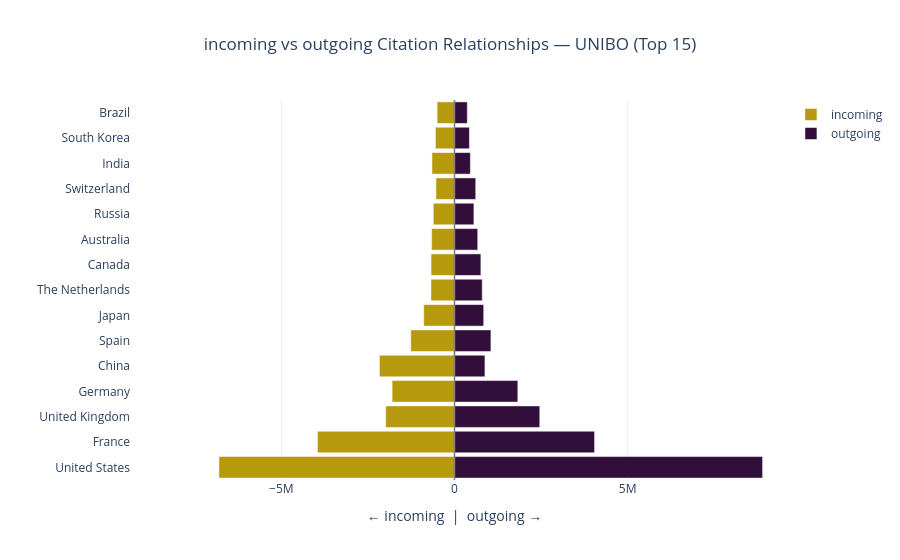

Notebook code for this chart:
### Markdown cell above
## 4. Diverging Bar Chart — Inbound vs Outbound

To understand whether a university is a net "producer" or "consumer" of citations with specific countries, we use diverging bar charts. Inbound citations (how much a country cites the institution) extend to the left, while outbound citations (how much the institution cites that country) extend to the right.

### Code cell
top15_wide = unibo_wide.head(15).copy()

# Define the order: ascending 
country_order = (top15_wide.sort_values("total", ascending=True)["country_name"].tolist())

# Build long format for diverging chart
incoming_long = top15_wide[["country_name", "incoming_count"]].copy()
incoming_long["direction"] = "incoming"
incoming_long["value"]     = -incoming_long["incoming_count"]
incoming_long["count"]     = incoming_long["incoming_count"]

outgoing_long = top15_wide[["country_name", "outgoing_count"]].copy()
outgoing_long["direction"] = "outgoing"
outgoing_long["value"]     = outgoing_long["outgoing_count"]
outgoing_long["count"]     = outgoing_long["outgoing_count"]

diverging_df = pd.concat([
    incoming_long[["country_name", "direction", "value", "count"]],
    outgoing_long[["country_name", "direction", "value", "count"]]
])

max_val = diverging_df["value"].abs().max()

fig = px.bar(
    diverging_df,
    x="value", y="country_name",
    color="direction",
    orientation="h",
    custom_data=["count", "direction"],
    color_discrete_map=DIR_COLORS,
    title="incoming vs outgoing Citation Relationships — UNIBO (Top 15)",
    labels={"value": "← incoming  |  outgoing →", "country_name": ""},
    template="plotly_white",
    height=560,
    category_orders={"country_name": country_order} 
)
fig.update_traces(
    hovertemplate="<b>%{y}</b><br>Citations: %{customdata[0]:,.0f}<br>Direction: %{customdata[1]}<extra></extra>"
)
fig.update_xaxes(range=[-max_val * 1.05, max_val * 1.05])
fig.update_layout(title_x=0.5, bargap=0.15, legend_title_text="")
fig.add_vline(x=0, line_width=1.5, line_color="gray")
fig.show()

### Figure 1 — Plotly figure (JSON) as saved in the notebook; plotly's stock layout.template omitted (floating-point values rounded to 4 significant figures)
{"data": [{"customdata": [[6800261, "incoming"], [3956305, "incoming"], [1986678, "incoming"], [1801165, "incoming"], [2167251, "incoming"], [1262588, "incoming"], [889572, "incoming"], [679657, "incoming"], [676387, "incoming"], [661316, "incoming"], [612433, "incoming"], [536670, "incoming"], [650901, "incoming"], [550731, "incoming"], [502766, "incoming"]], "hovertemplate": "<b>%{y}</b><br>Citations: %{customdata[0]:,.0f}<br>Direction: %{customdata[1]}<extra></extra>", "legendgroup": "incoming", "marker": {"color": "#B7990D", "pattern": {"shape": ""}}, "name": "incoming", "orientation": "h", "showlegend": true, "textposition": "auto", "type": "bar", "x": [-6800000.0, -3956000.0, -1987000.0, -1801000.0, -2167000.0, -1263000.0, -889600.0, -679700.0, -676400.0, -661300.0, -612400.0, -536700.0, -650900.0, -550700.0, -502800.0], "xaxis": "x", "y": ["United States", "France", "United Kingdom", "Germany", "China", "Spain", "Japan", "The Netherlands", "Canada", "Australia", "Russia", "Switzerland", "India", "South Korea", "Brazil"], "yaxis": "y"}, {"customdata": [[8894677, "outgoing"], [4043901, "outgoing"], [2461117, "outgoing"], [1828283, "outgoing"], [878920, "outgoing"], [1051307, "outgoing"], [842595, "outgoing"], [800205, "outgoing"], [761331, "outgoing"], [670465, "outgoing"], [560408, "outgoing"], [612458, "outgoing"], [458590, "outgoing"], [430359, "outgoing"], [369411, "outgoing"]], "hovertemplate": "<b>%{y}</b><br>Citations: %{customdata[0]:,.0f}<br>Direction: %{customdata[1]}<extra></extra>", "legendgroup": "outgoing", "marker": {"color": "#320E3B", "pattern": {"shape": ""}}, "name": "outgoing", "orientation": "h", "showlegend": true, "textposition": "auto", "type": "bar", "x": [8895000.0, 4044000.0, 2461000.0, 1828000.0, 878900.0, 1051000.0, 842600.0, 800200.0, 761300.0, 670500.0, 560400.0, 612500.0, 458600.0, 430400.0, 369400.0], "xaxis": "x", "y": ["United States", "France", "United Kingdom", "Germany", "China", "Spain", "Japan", "The Netherlands", "Canada", "Australia", "Russia", "Switzerland", "India", "South Korea", "Brazil"], "yaxis": "y"}], "layout": {"bargap": 0.15, "barmode": "relative", "height": 560, "legend": {"title": {"text": ""}, "tracegroupgap": 0}, "shapes": [{"line": {"color": "gray", "width": 1.5}, "type": "line", "x0": 0, "x1": 0, "xref": "x", "y0": 0, "y1": 1, "yref": "y domain"}], "title": {"text": "incoming vs outgoing Citation Relationships — UNIBO (Top 15)", "x": 0.5}, "xaxis": {"anchor": "y", "domain": [0, 1], "range": [-9339000.0, 9339000.0], "title": {"text": "← incoming  |  outgoing →"}}, "yaxis": {"anchor": "x", "categoryarray": ["United States", "France", "United Kingdom", "Germany", "China", "Spain", "Japan", "The Netherlands", "Canada", "Australia", "Russia", "Switzerland", "India", "South Korea", "Brazil"], "categoryorder": "array", "domain": [0, 1], "title": {"text": ""}}}}
